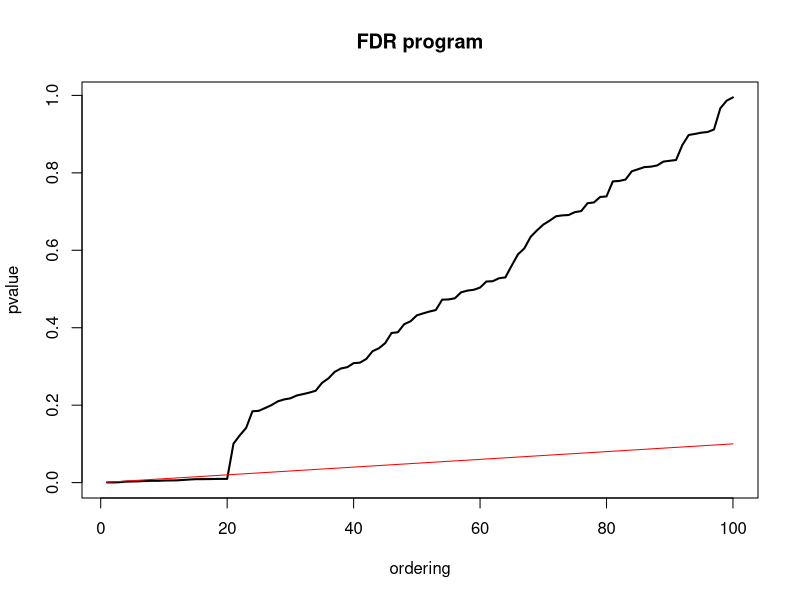
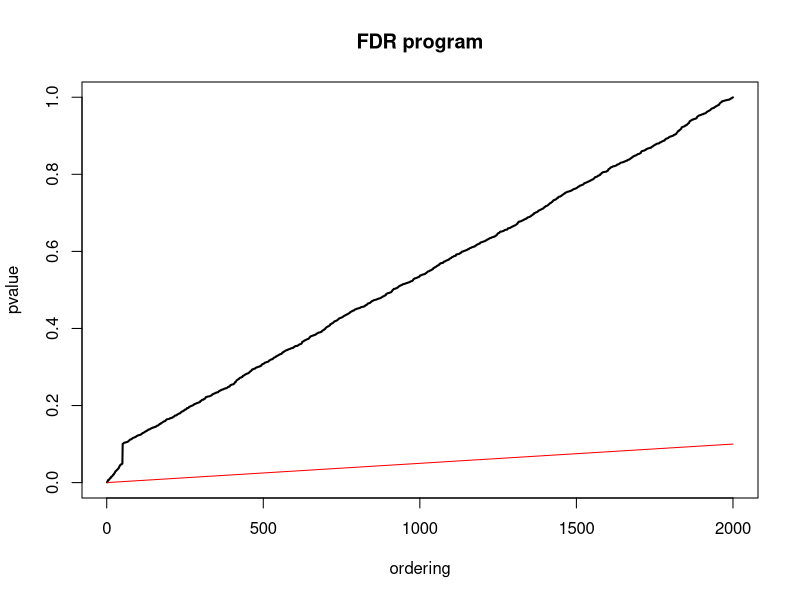
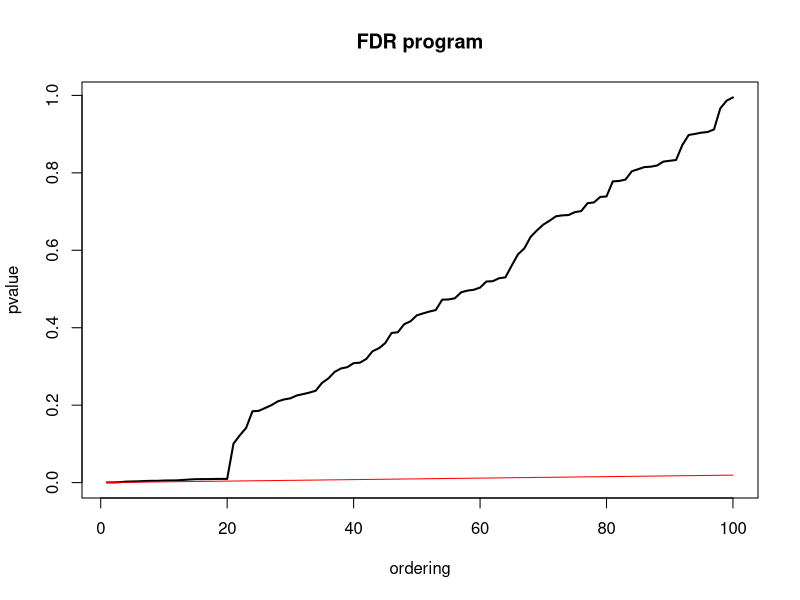
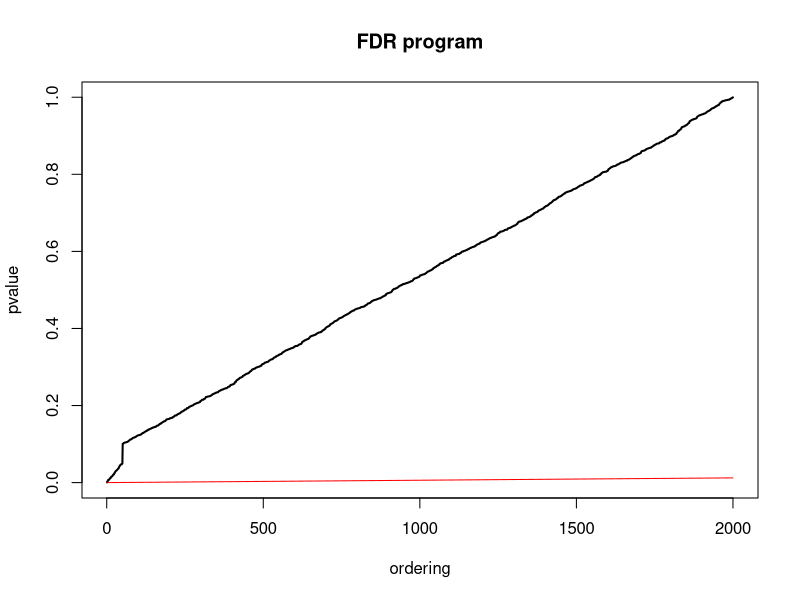

These charts were generated, in order, by the following R code:
## ---- chunk 1
knitr::opts_chunk$set(echo = TRUE)
## ---- chunk 2

# FDR Program - Benjamini-Hochberg Procedure
fdr_program <- function(p_values, q_value, independent = TRUE) {
  
  #storing original indices
  original_order <- seq_along(p_values)
  
  #creating data frame with p-values and original positions
  p_data <- data.frame(original_index = original_order , p_value = p_values)
  
  #sorting p-values in ascending order
  p_sorted <- p_data[order(p_data$p_value), ]
  
  #getting number of tests
  m <- length(p_values)
  
  #calculating ordering (rank) for each p-value
  ordering <- 1:m
  
  #calculating critical value line
  if (independent) 
  {
    critical_line <- (ordering / m) * q_value
    assumption <- "Independent"
  } 
  else 
  {
    #calculating harmonic sum for dependent tests
    c_m <- sum(1 / (1:m))
    critical_line <- (ordering / m) * (q_value / c_m)
    assumption <- "Dependent, or unknown dependence"
  }
  
  #finding discoveries: p(i) <= critical_line(i)
  discoveries_indicator <- p_sorted$p_value <= critical_line
  
  #finding the largest index where p-value is below the line
  if (any(discoveries_indicator))
  {
    max_discovery_index <- max(which(discoveries_indicator))
    discovery_indices <- p_sorted$original_index[1:max_discovery_index]
  }
  else
  {
    discovery_indices <- integer(0)
    max_discovery_index <- 0
  }
  
  # creating the plot
  plot(ordering, p_sorted$p_value , type = "l" , lwd = 2 , xlab = "ordering" , ylab = "pvalue" , main = "FDR program" , ylim = c(0 , max(c(p_sorted$p_value , critical_line))))
  
  # adding the critical value line
  lines(ordering, critical_line, col = "red", lwd = 1)
  
  # outputting results
  cat("FDR PROGRAM RESULTS")
  cat("Assumption:" , assumption)
  cat("Number of tests:" , m)
  cat("Desired FDR, q-value:" , q_value)
  
  if (length(discovery_indices) > 0)
  {
    cat("Number of discoveries:" , length(discovery_indices))
    cat("Tests considered 'interesting' (discoveries):")
    cat("Original indices:" , discovery_indices)
    cat("Corresponding p-values:")
    print(p_values[discovery_indices])
  } 
  else
  {
    cat("No discoveries found at FDR level" , q_value)
  }
  
  # returning results
  invisible(list(
    discoveries = discovery_indices,
    assumption = assumption,
    n_discoveries = length(discovery_indices),
    sorted_pvalues = p_sorted,
    critical_line = critical_line
  ))
}

#function testing
set.seed(123)
psmall.renal <- c(runif(20, 0, 0.01) , runif(80, 0.1, 1))
plarge.renal <- c(runif(50, 0, 0.05) , runif(1950, 0.1, 1))

#test 1: psmall.renal with independence
cat("TEST 1: psmall.renal (Independent)")
result1 <- fdr_program(psmall.renal, q_value = 0.1, independent = TRUE)

# test 2: plarge.renal with independence
cat("TEST 2: plarge.renal (Independent)")
result2 <- fdr_program(plarge.renal, q_value = 0.1, independent = TRUE)

# test 3: psmall.renal without independence
cat("TEST 3: psmall.renal (Dependent)")
result3 <- fdr_program(psmall.renal, q_value = 0.1, independent = FALSE)

# test 4: plarge.renal without independence
cat("TEST 4: plarge.renal (Dependent)")
result4 <- fdr_program(plarge.renal, q_value = 0.1, independent = FALSE)
